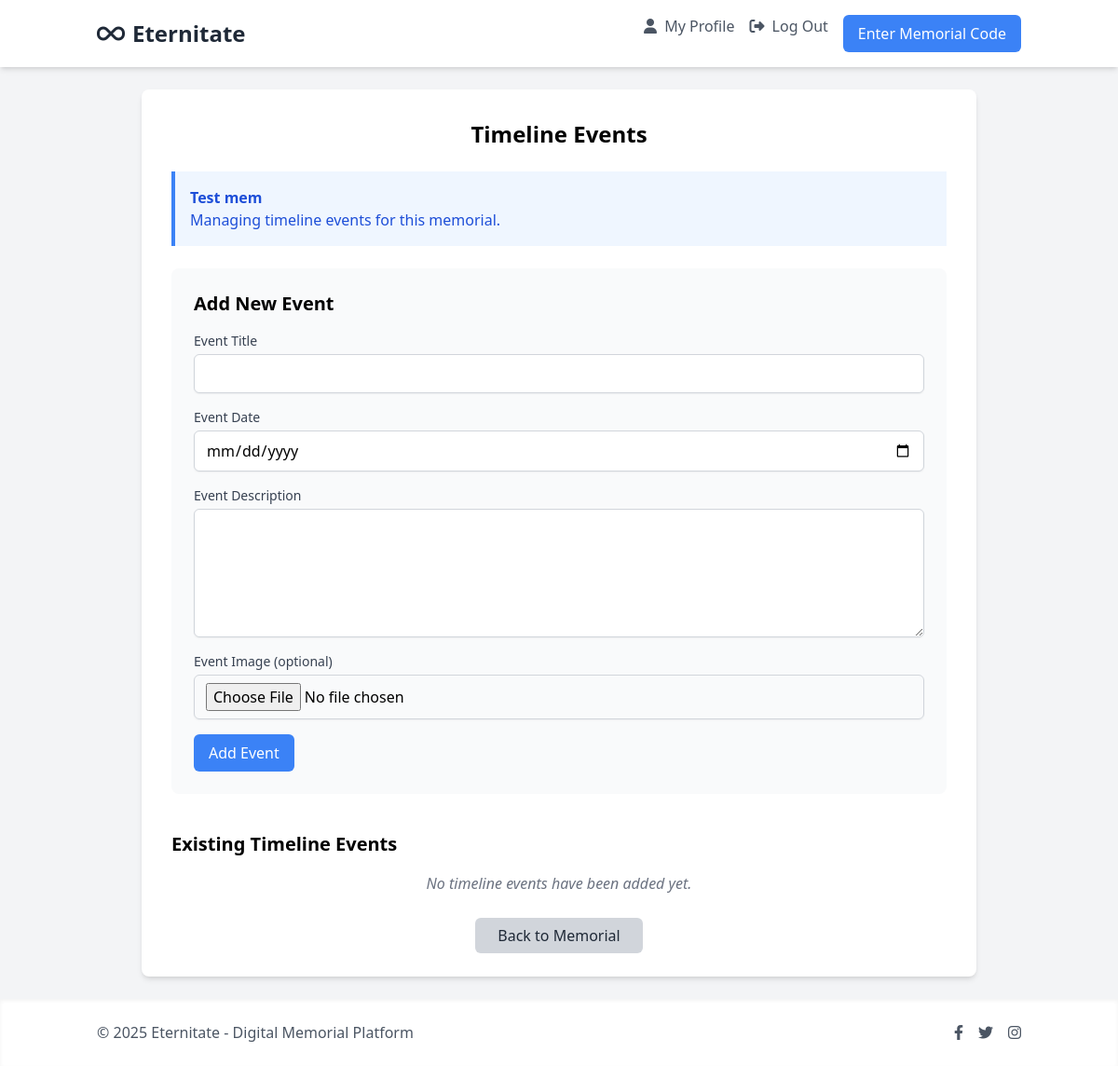
Page /1GRJlYVIPmZ2bedQ6IGygAsGyCAUHMCx/timeline/ (signed in) on the earlier database version.
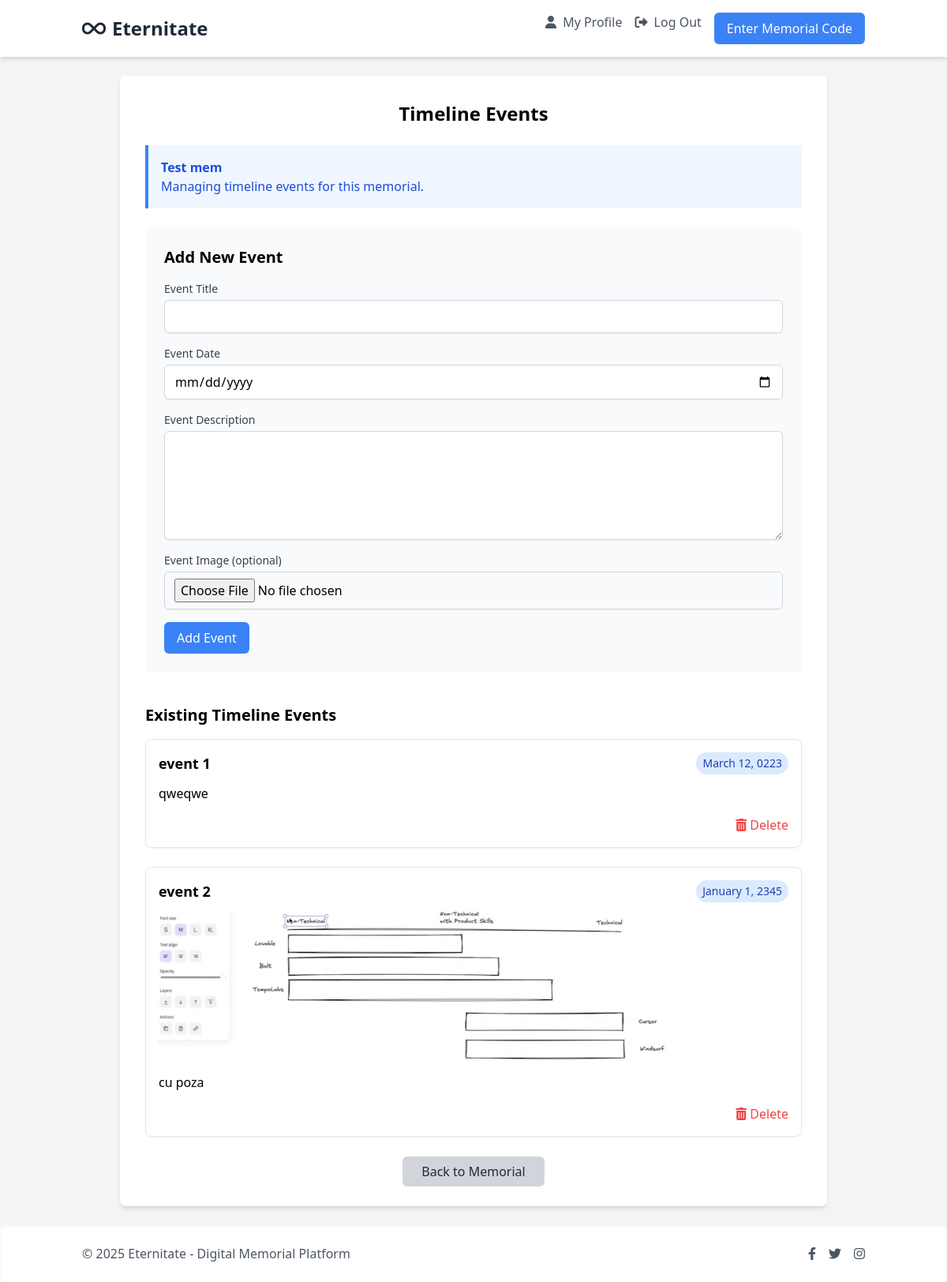
Same page on the later database version.
### memorials/models.py (models this page shows, shortened)
class TimelineEvent(models.Model):
    memorial = models.ForeignKey(Memorial, related_name='timeline_events', on_delete=models.CASCADE)
    title = models.CharField(max_length=255)
    description = models.TextField(blank=True)
    date = models.DateField()
    image = models.ImageField(upload_to='memorials/timeline/%Y/%m/', null=True, blank=True)
    class Meta:
        ordering = ['date']

### memorials/views.py (the view)
# urls.py: path('<str:code>/timeline/', views.add_timeline_event, name='add_timeline_event'),
@login_required
def add_timeline_event(request, code):
    profile_code = get_object_or_404(ProfileCode, code=code, is_claimed=True)
    memorial = get_object_or_404(Memorial, profile_code=profile_code)
    if request.user != memorial.owner:
        messages.error(request, "You don't have permission to add timeline events to this memorial.")
        return redirect('memorials:memorial_detail', code=code)
    if request.method == 'POST':
        form = TimelineEventForm(request.POST, request.FILES)
        if form.is_valid():
            event = form.save(commit=False)
            event.memorial = memorial
            event.save()
            messages.success(request, "Timeline event added successfully.")
            return redirect('memorials:add_timeline_event', code=code)
    else:
        form = TimelineEventForm()
    return render(request, 'memorials/timeline.html', {
        'form': form,
        'memorial': memorial,
        'events': memorial.timeline_events.all().order_by('date'),
    })

### templates/memorials/timeline.html (shortened to what the changed rows need)
{% extends 'base.html' %}
{% load i18n %}
{% block content %}
<div class="max-w-4xl mx-auto bg-white p-8 rounded-lg shadow-md fade-in">
    <h1 class="text-2xl font-bold text-center mb-6">{% trans "Timeline Events" %}</h1>
    <div class="bg-blue-50 border-l-4 border-blue-500 text-blue-700 p-4 mb-6" role="alert">
        <p class="font-bold">{{ memorial.full_name }}</p>
        <p>{% trans "Managing timeline events for this memorial." %}</p>
    </div>
    <div class="mb-10 p-6 bg-gray-50 rounded-lg">
        <h2 class="text-xl font-semibold mb-4">{% trans "Add New Event" %}</h2>
        <form method="post" enctype="multipart/form-data" class="space-y-4">
        </form>
    </div>
    <h2 class="text-xl font-semibold mb-4">{% trans "Existing Timeline Events" %}</h2>
    {% if events %}
        <div class="space-y-6">
            {% for event in events %}
                <div class="border rounded-lg overflow-hidden shadow-sm">
                    <div class="p-4">
                        <div class="flex justify-between items-start">
                            <h3 class="font-semibold text-lg">{{ event.title }}</h3>
                            <span class="text-sm bg-blue-100 text-blue-800 px-2 py-1 rounded-full">{{ event.date|date:"F j, Y" }}</span>
                        </div>
                        {% if event.image %}
                            <div class="mt-3">
                                <img src="{{ event.image.url }}" alt="{{ event.title }}" class="w-full h-48 object-cover rounded-md">
                            </div>
                        {% endif %}
                        <div class="mt-3">
                            <p class="text-gray-700">{{ event.description|linebreaks }}</p>
                        </div>
                        <div class="mt-4 flex justify-end">
                            <form method="post" action="{% url 'memorials:delete_event' event.id %}"
                                  onsubmit="return confirm('{% trans "Are you sure you want to delete this event?" %}');">
                                <button type="submit" class="text-red-500 hover:text-red-700">
                                    <i class="fas fa-trash-alt"></i> {% trans "Delete" %}
                                </button>
                            </form>
                        </div>
                    </div>
                </div>
            {% endfor %}
        </div>
    {% else %}
        <p class="text-gray-500 text-center italic">{% trans "No timeline events have been added yet." %}</p>
    {% endif %}
    <div class="mt-8 text-center">
        <a href="{% url 'memorials:memorial_detail' code=memorial.profile_code.code %}" class="bg-gray-300 hover:bg-gray-400 text-gray-800 py-2 px-6 rounded-md transition">
        </a>
    </div>
</div>
{% endblock %}

Differences in the rows shown:
added TimelineEvent: title "event 1", date "March 12, 0223", description "qweqwe"
added TimelineEvent: title "event 2", date "January 1, 2345", image (picture), description "cu poza"
Other differences:
text no longer shown: "No timeline events have been added yet."
